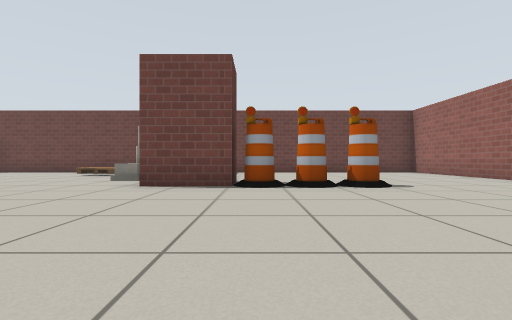
view 1 (above)

19 first-person views from a walk through a world built for the Gazebo simulator. The camera is 0.5 m above the floor, looks level and sees 85° across. The floor is counted in squares, 1 m on a side. Each view is taken from the middle of a square. On the plan, view 1 faces up. The plan holds only what a view shows up to about 9 squares ahead; the rest is blank. Robots are left out. Simple patterns stand in for the simulator's built-in surfaces. Simple shapes stand in for some stock models.

view 2
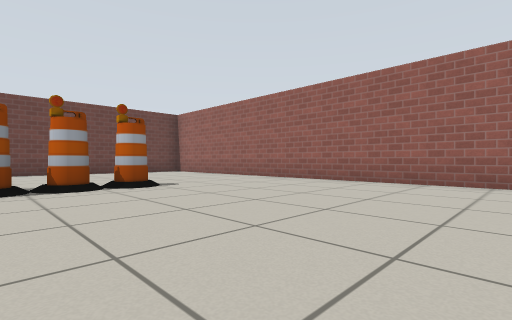

view 3
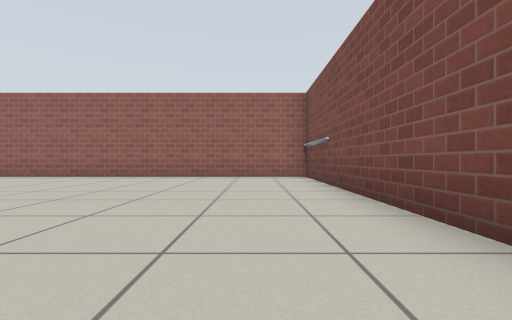

view 4
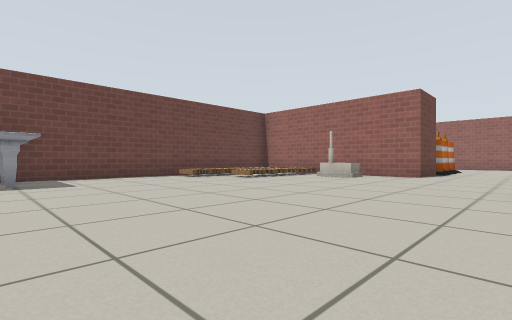

view 5
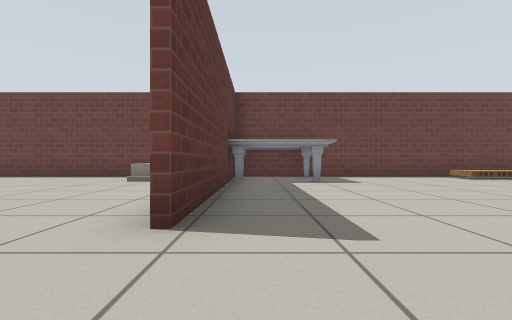

view 6
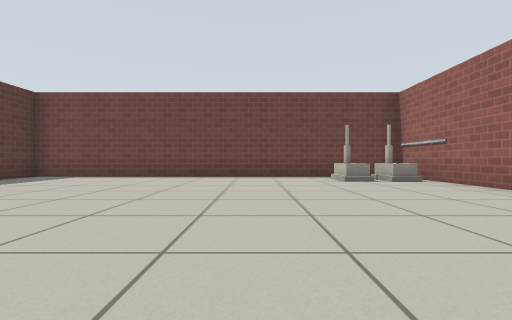

view 7
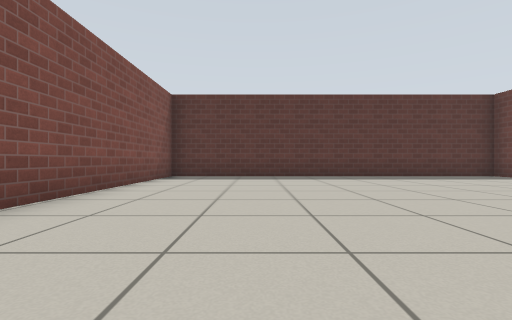

view 8
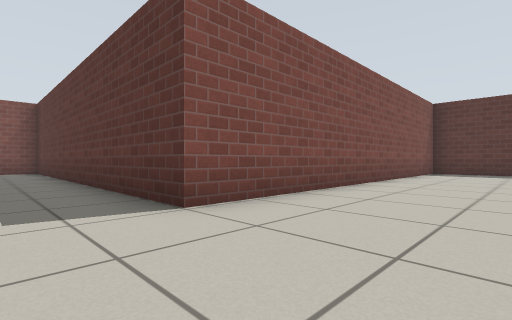

view 9
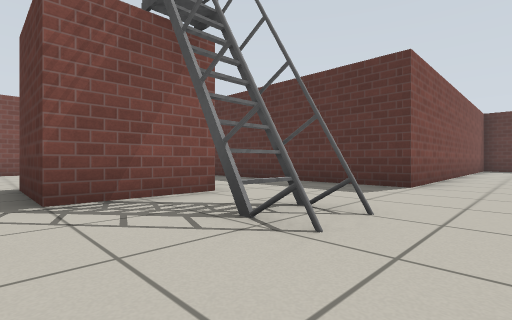

view 10
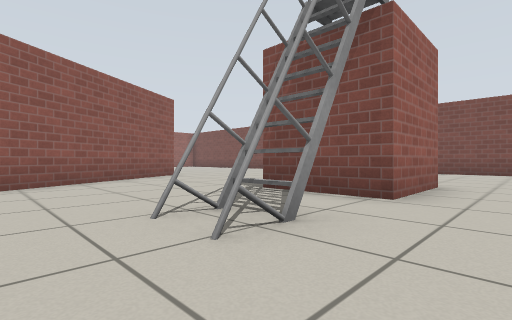

view 11
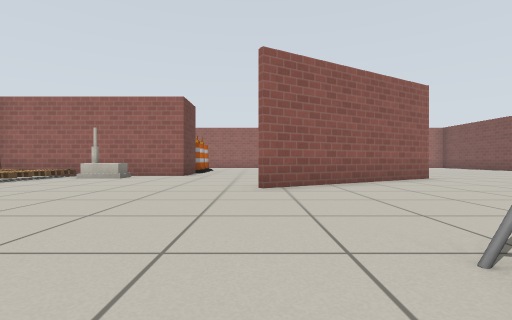

view 12
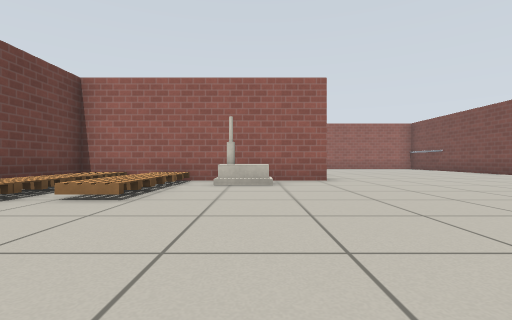

view 13
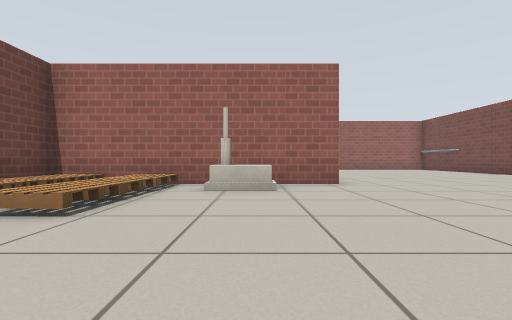

view 14
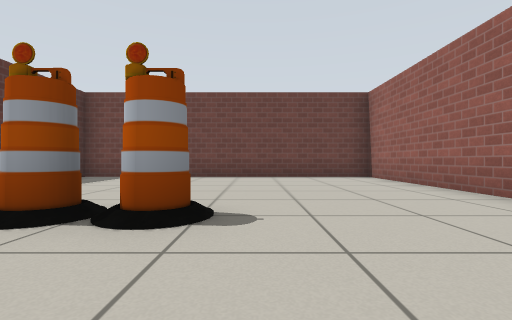

view 15
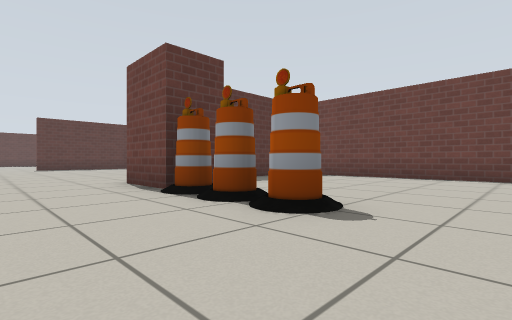

view 16
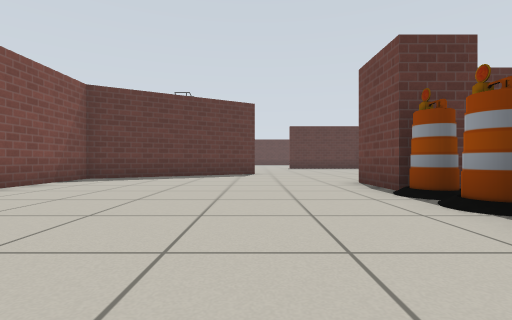

view 17
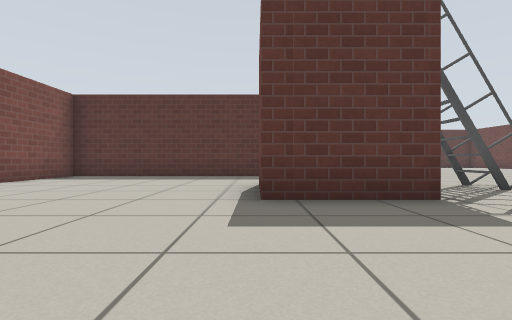

view 18
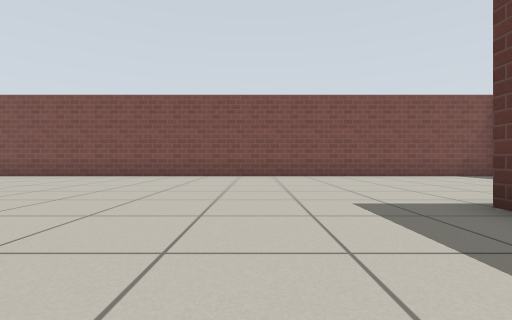

view 19
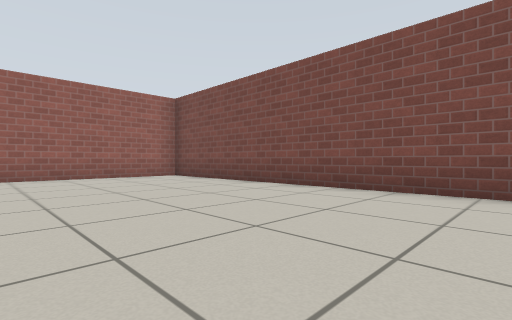

### Floor plan
Points are (right, up) in squares from view 1. A wall is a line through its corners. A room is listed if a view was taken in it or the views show most of it. See-through windows are left out.
Room 1 (views 1, 2, 3, 4, 5, 6, 7, 8, 9, 10, 11, 12, 13, 14, 15, 16, 17, 18, 19)
walls: (-5, 1.3) (-3.4, -1.5) (3.4, -1.5); (-9, -2.9) (-10.4, -2.9); (-13.5, -0.4) (-13.5, -6.5); (-10.7, -3) (-10.7, -0.7) (-8.5, -0.7) (-8.5, -3); (-3.5, -1.6) (-6.1, 3); (-12.8, 7.6) (-12.8, 11.3) (-23.5, 11.3) (-23.5, 1.4) (-17.4, 1.4); (-6.8, 11.3) (-9.4, 11.3); (-0.5, 6.6) (-0.5, 5.3) (-2.2, 5.3) (-2.2, 11.2); (-12.6, 11.3) (-12.6, 5); (-13.5, -8.6) (6.3, -8.6) (6.3, -4.3); (-2, 11.4) (-2, 8.5); (6.3, -1.5) (6.3, 11.3) (-2.6, 11.3)
objects: house (-15, 10); house (-14, 10); marble table (-12, 9) to (-10, 11); ladder (-10, 0) to (-10, 1); pallet (-6, 10) to (-6, 11); pallet (-5, 9); pallet (-5, 10) to (-5, 11); pallet (-4, 9); pallet (-4, 10) to (-4, 11); house (-3, 7) to (-3, 8); pallet (-3, 9); pallet (-3, 10) to (-3, 11); barrel (0, 5) to (0, 6); barrel (1, 5) to (1, 6); barrel (2, 5) to (2, 6); other object (4, -2) to (6, -2)

Where each view was taken, in squares from view 1:
view 1: 0 up, 0 right, facing up
view 2: 0 up, 0 right, facing up-right
view 3: 0 up, 2 left, facing right
view 4: 3 up, 11 left, facing up-right
view 5: 3 up, 12 left, facing up
view 6: 3 up, 17 left, facing up
view 7: 4 up, 15 left, facing left
view 8: 4 up, 12 left, facing down-left
view 9: 3 up, 8 left, facing down-left
view 10: 3 up, 12 left, facing down-right
view 11: 3 up, 11 left, facing right
view 12: 7 up, 9 left, facing right
view 13: 7 up, 8 left, facing right
view 14: 3 up, 3 right, facing up
view 15: 3 up, 4 right, facing up-left
view 16: 3 up, 4 right, facing left
view 17: 3 down, 5 left, facing left
view 18: 0 up, 6 left, facing down
view 19: 4 down, 2 left, facing down-right
